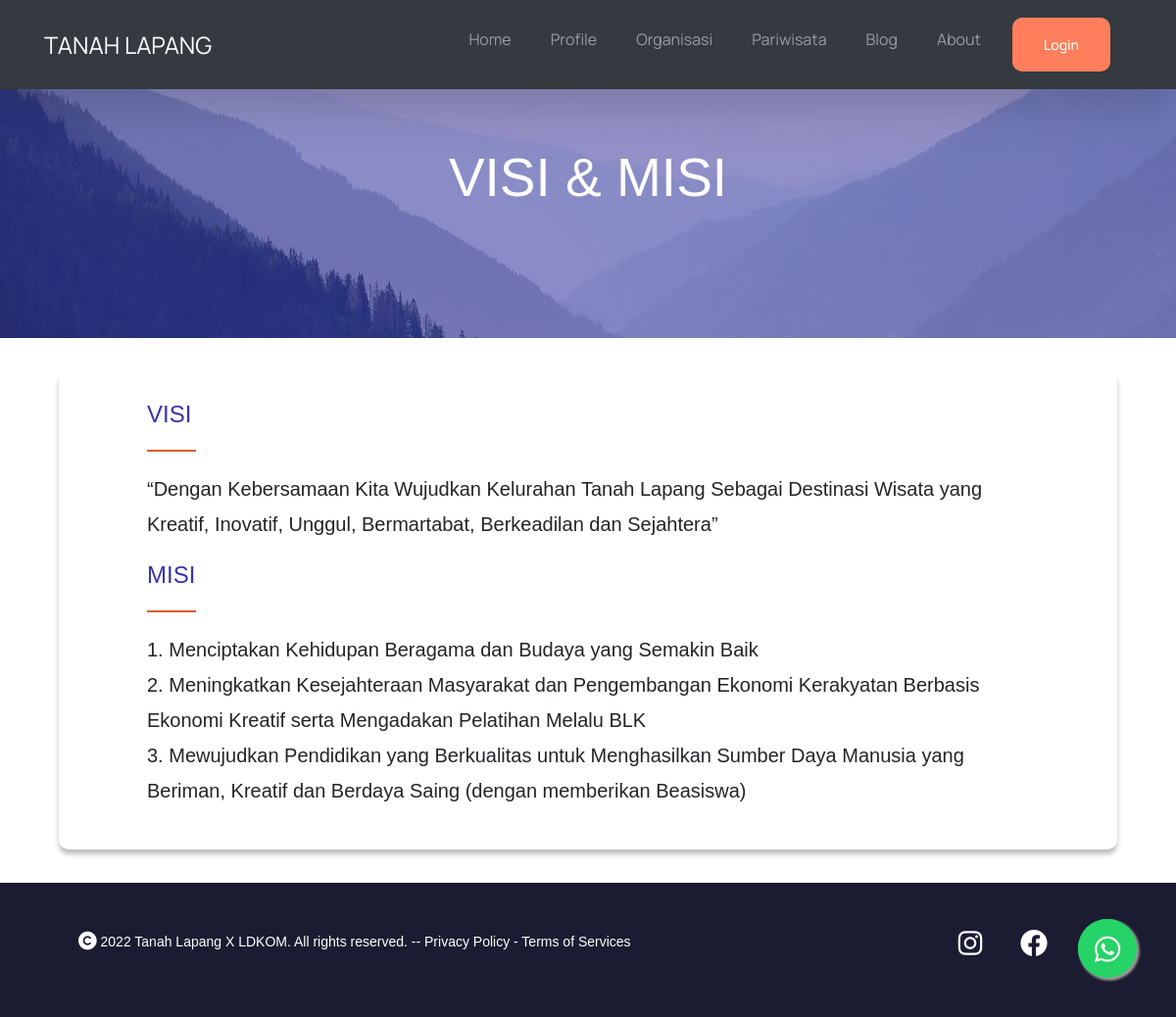
Page /visimisi.php on the committed database.
### tables this page shows
CREATE TABLE `profil` (
  `id` int(11) NOT NULL,
  `alamat` varchar(1000) DEFAULT NULL,
  `nohp` varchar(1000) DEFAULT NULL,
  `email` varchar(1000) DEFAULT NULL,
  `whatsapp` varchar(1000) DEFAULT NULL,
  `desk` longtext DEFAULT NULL,
  `visi` longtext DEFAULT NULL,
  `misi` longtext DEFAULT NULL,
  `sejarah` longtext DEFAULT NULL,
  `struktur` varchar(1000) DEFAULT NULL,
  `foto_lurah` varchar(1000) DEFAULT NULL,
  `foto_sekre` varchar(1000) DEFAULT NULL,
  `foto_bend` varchar(1000) DEFAULT NULL
);

### visimisi.php (the view, shortened to what this page needs)
<?php
require_once ('connect.php');
$sql = "SELECT * FROM profil WHERE id=1";
$res = $conn->query($sql);
$data = $res -> fetch_assoc();
?>
<!DOCTYPE html>
<html lang="en">
  <?php include("navbar.php"); ?>
  <?php include("whatsapplink.php"); ?>
    <div class="bgimg container-fluid banner">
      <div class="container text-center">
        <h1 style="font-size: 55px; padding-bottom:30px; padding-top: 20px;">VISI & MISI</h1>
      </div>
    </div>
    <div class="konten">
      <div class="paragraf">
        <h4>VISI</h4>
        <p><?php echo nl2br($data['visi']);?></p>
        <h4>MISI</h4>
        <p><?php echo nl2br($data['misi']);?></p>
      </div>
    </div>
  </body>
</html>

### css/UIstyle.css (style rules this page uses)
body { background-color: #FAFBFF; }
.banner { padding-top: 10%; padding-bottom: 7%; color: #fff; }
.konten { width: 90%; height: auto; background-color: #FFFFFF; box-shadow: 0px 5px 5px rgba(0, 0, 0, 0.25); border-radius: 10px; display: flex; margin: 34px auto 34px auto; position: relative; justify-content: space-evenly; align-items: center; }
.paragraf { padding: 26px 90px ; font-size: 20px; font-style: normal; }
.paragraf h4 { color: #3734A9; position: relative; margin-bottom: 40px; font-weight: 500; }
.paragraf h4::before { content: ''; position: absolute; left: 0; bottom: -20px; background-color: #E15B29; height: 2px; box-sizing: border-box; width: 50px; }
.foo { background-color: #1B1C31; color: #FFFFFF; display: flex; justify-content: space-between; }
.copyright { padding-left: 80px; }
.kontak { padding-right: 64px; }
.kontak a { padding-left: 35px; color: #ffffff; }

### css/style.css (style rules this page uses)
body { font-family: 'Manrope', sans-serif; }

### navbar.php (style rules this page uses)
.bgimg { background-image: url('assets/img/bg2.JPG'); }

### rows in the picture
profil: visi "“Dengan Kebersamaan Kita Wujudkan Kelurahan Tanah Lapang Sebagai Destinasi Wisata yang Kreatif, Inovatif, Unggul, Bermartabat, Berkeadilan dan Sejahtera”", misi "1. Menciptakan Kehidupan Beragama dan Budaya yang Semakin Baik 2. Meningkatkan Kesejahteraan Masyarakat dan Pengembangan Ekonomi Kerakyatan Berbasis Ekonomi Kreatif serta Mengadakan Pelatihan Melalu BLK 3. Mewujudkan Pendidikan yang Berkualitas untuk Menghasilkan Sumber Daya Manusia yang Beriman, Kreatif dan Berdaya Saing (dengan memberikan Beasiswa)"
